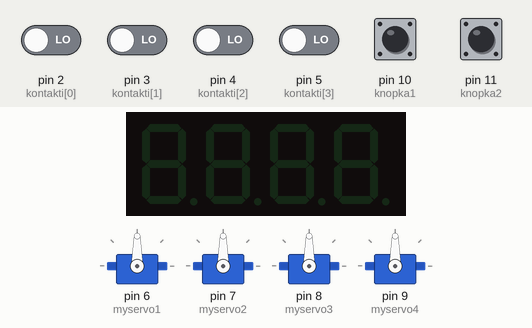
Simulated run of this sketch. Board: Arduino Uno, built with avr-gcc and run on an emulated ATmega328P. On the bench: 4-digit seven-segment display, 4 × servo. The inputs (shaded band) are chosen by the test bench; at power-on: pin 2 (kontakti[0]), pin 3 (kontakti[1]), pin 4 (kontakti[2]), pin 5 (kontakti[3]), pin 10 (knopka1), pin 11 (knopka2) LOW.

Above: at 1.2 s.
1.3 s: pin 10 (knopka1) pulled HIGH for 0.15 s
3.7 s: pin 2 (kontakti[0]) driven HIGH
At 4.5 s:
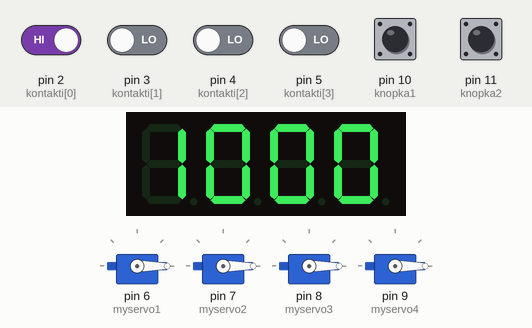
5.2 s: pin 3 (kontakti[1]) driven HIGH
At 7.3 s:
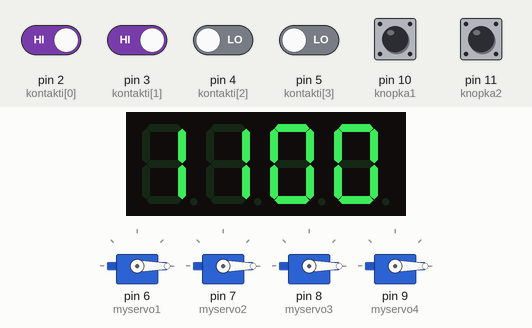
7.6 s: pin 4 (kontakti[2]) driven HIGH
At 9.3 s:
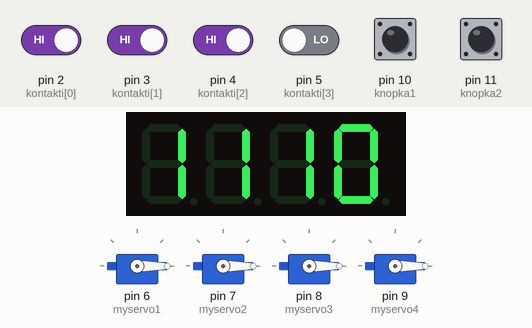
10.0 s: pin 5 (kontakti[3]) driven HIGH
At 11.14 s:
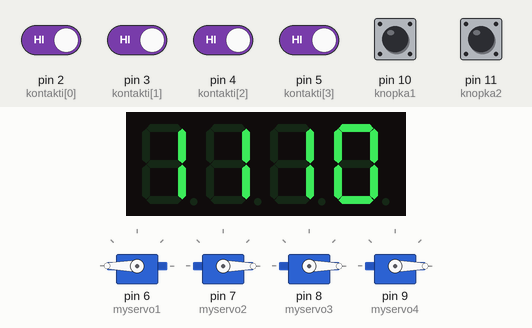
Timing chart, 0 to 14.0 s (numbered marks = the images above; inputs shaded):
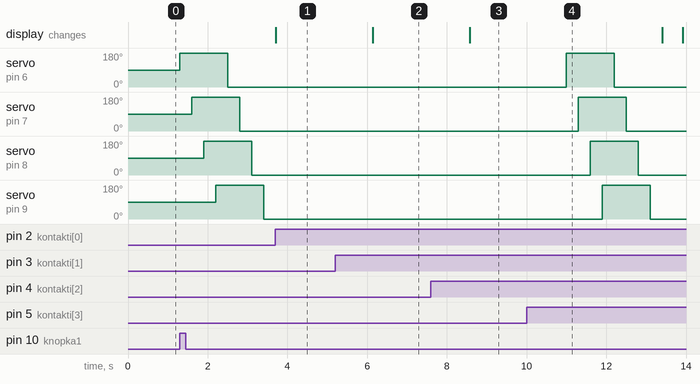

The sketch:

sniper3.ino
```cpp
//бибилинотеки :)
#include <Servo.h>
#include <TM1637.h>
//контактные группы мишений и массив с попаданиями
int kontakti[4]={2,3,4,5};
int misheni[4]={0,0,0,0};
int prov[4]={0,0,0,0};
//подключаем сервоприводы
Servo myservo1;
Servo myservo2;
Servo myservo3;
Servo myservo4;
//подключаем дисплей
#define CLK 12
#define DIO 13
TM1637 tm1637(CLK,DIO);
int8_t Disp[4];

//клавиши управления
#define knopka1 10
#define knopka2 11

//----------------------------------------
//        ОПРОС КОНТАКТОВ
void opros(){
for (int a=0;a<=3;a++)
{
misheni[a]=digitalRead(kontakti[a]);
Disp[a]=misheni[a];
}
tm1637.display(Disp);
}
//----------------------------------------

//----------------------------------------
//          МОРГАЛКА
void morgalka()
{
 for (int a=0;a<=5;a++){
 tm1637.set(0);
 tm1637.display(Disp);
 delay(500);
 tm1637.set(7);
 tm1637.display(Disp);
 delay(500);
 }
opros();
tm1637.set(2);
tm1637.display(Disp);
}
//----------------------------------------

//============ ПОДЪЕМ МИШЕНИЙ 1 ИЛИ 2 ИГРОКА ИЛИ ВСЕХ ====================
void podiemserv(int serva1, int serva2)
{
  if (serva1==1 && serva2==0){
   myservo1.write(180);
   delay (300);
   myservo2.write(180);
   delay (300);
   myservo1.write(0);
   delay (300);
   myservo2.write(0);
   delay (300);
  }
  else if (serva1==0 && serva2==1)
   {
   myservo3.write(180);
   delay (300);
   myservo4.write(180);
   delay (300);
   myservo3.write(0);
   delay (300);
   myservo4.write(0);
   delay (300);
   }
  else podiemvsexserv();
}
//=========================================================================

//========== ПОДЪЕМ ВСЕХ МИШЕНИЙ ==========================================
void podiemvsexserv(){
 myservo1.write(180);
 delay (300);
 myservo2.write(180);
 delay (300);
 myservo3.write(180);
 delay (300);
 myservo4.write(180);
 delay (300);
  myservo1.write(0);
 delay (300);
 myservo2.write(0);
 delay (300);
 myservo3.write(0);
 delay (300);
 myservo4.write(0);
 delay (300);
}
//============================================================================
// =============     ИГРА НА ОДНОГО ИГРОКА - ПОПАДИ 4 РАЗА ! =================
void igra1(){
podiemvsexserv();
opros();
int d=0;
do {
 for (int a=0;a<=3;a++){
    //если сменилось состояние
   if (digitalRead(kontakti[a])== 1)
	  { //если был 0, будет 1
	    if (misheni[a] == 0) misheni[a] = 1;
            Disp[a]=misheni[a];
	    delay(200);
	  }
	  //если сменилось состояние
	  if (digitalRead(kontakti[a]) == 0)
	  { //если был 1, будет 1
	    if (misheni[a] == 1) misheni[a] = 0;
            Disp[a]=misheni[a];
	    delay(200);
	  }
  }
          //проверка на выйгрыш
  if (misheni[0]==1 && misheni[1]==1 && misheni[2]==1 && misheni[3]==1)
  {
    podiemvsexserv();
    d=4 ;
  }
  else tm1637.display(Disp);
}

while (d!=4);

morgalka();
//повторно грузим игру 1?
}
//==========================================================================

//================  ИГРА НА ДВУХ ИГРОКОВ - ПО ДВЕ МИШЕНИ ===================
void igra2(){
podiemvsexserv();
opros();
int c=0;
do {
 for (int a=0;a<=3;a++){
    //если сменилось состояние
   if (digitalRead(kontakti[a])== 1)
	  { //если был 0, будет 1
	    if (misheni[a] == 0) misheni[a] = 1;
            Disp[a] = misheni[a];
	    delay(200);
	  }
	  //если сменилось состояние
	  if (digitalRead(kontakti[a]) == 0)
	  { //если был 1, будет 1
	    if (misheni[a] == 1) misheni[a] = 0;
            Disp[a]=misheni[a];
	    delay(200);
	  }
 }
 tm1637.display(Disp);
 //проверка выйгрыша
 if ((misheni[0]==1 && misheni[1]==1) || (misheni[2]==1 && misheni[3]==1))
 {
  podiemvsexserv();
  c=4;
 }
 else tm1637.display(Disp);
 }
while (c!=4);

if (misheni[0]==1 && misheni[1]==1)
 {
 misheni[2]==0;
 misheni[3]==0;
 morgalka();
 }
if (misheni[2]==1 && misheni[3]==1)
 {
 misheni[0]==0;
 misheni[1]==0;
 morgalka();
 }
else  tm1637.display(Disp);
}
//==========================================================================

void setup()
{
 tm1637.init();
 tm1637.set(2);//BRIGHT_TYPICAL = 2,BRIGHT_DARKEST = 0,BRIGHTEST = 7;
 myservo1.attach(6);
 myservo2.attach(7);
 myservo3.attach(8);
 myservo4.attach(9);
}

void loop()
{
//================ НАЖИТИЕ НА ПЕРВУЮ КЛАВИШУ - ИГРА НА ОДНОГО =============
if (digitalRead(knopka1)==1) igra1();
//================= НАЖАТИЕ ВТОРОЙ КНОПКИ - ИГРА НА ДВОИХ ===================
if (digitalRead(knopka2) ==1) igra2();
}
```

Measured:
- after the input at 1.3 s, servo on pin 6 (myservo1): 90° → 180° at once, → 0° 1.2 s later; servo on pin 7 (myservo2): 90° → 180° after 0.30 s, → 0° 1.2 s later; servo on pin 8 (myservo3): 90° → 180° after 0.60 s, → 0° 1.2 s later; servo on pin 9 (myservo4): 90° → 180° after 0.90 s, → 0° 1.2 s later
- after the input at 3.7 s, the display: changes at once (image 1)
- after the input at 5.2 s, the display: changes after 0.94 s (image 2)
- after the input at 7.6 s, the display: changes after 0.98 s (image 3)
- after the input at 10.0 s, servo on pin 6 (myservo1): 0° → 180° after 1.0 s, → 0° 1.2 s later; servo on pin 7 (myservo2): 0° → 180° after 1.3 s, → 0° 1.2 s later; servo on pin 8 (myservo3): 0° → 180° after 1.6 s, → 0° 1.2 s later; servo on pin 9 (myservo4): 0° → 180° after 1.9 s, → 0° 1.2 s later
